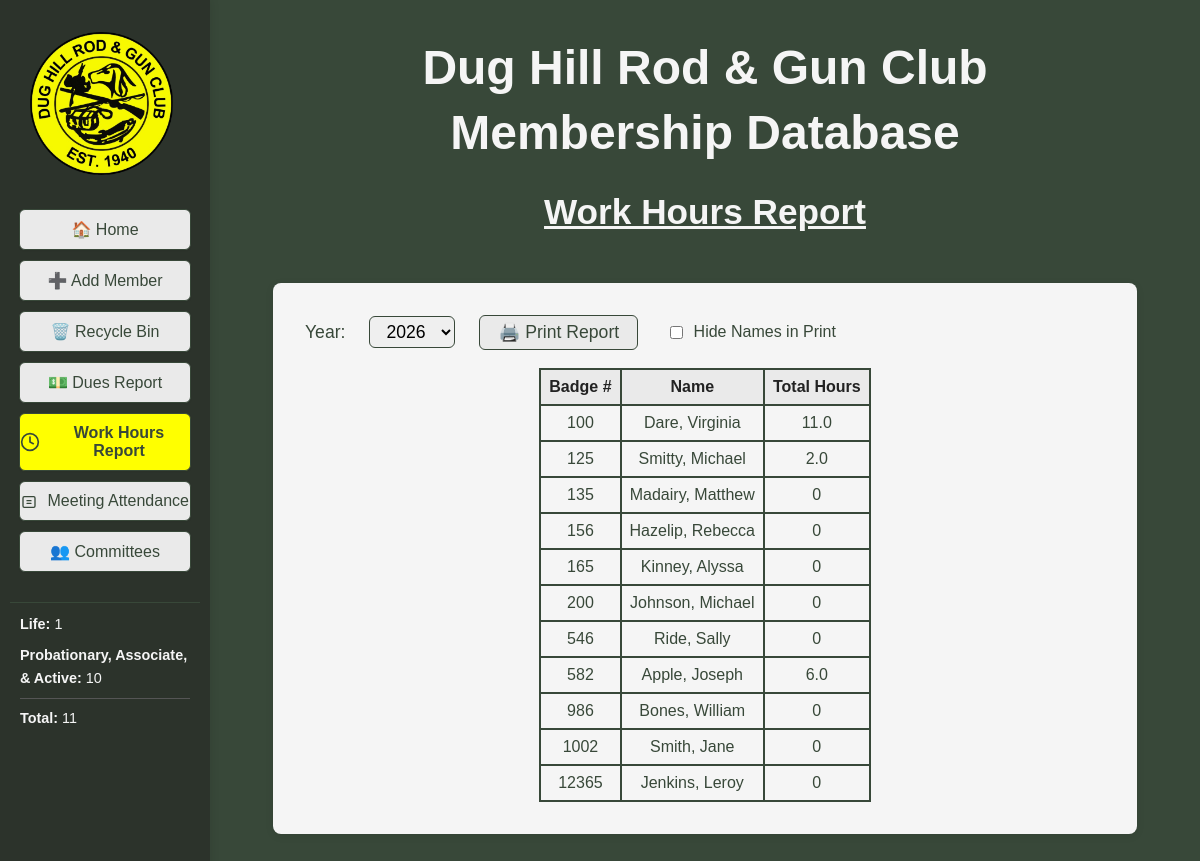
Page /work_hours_report on the earlier database version.
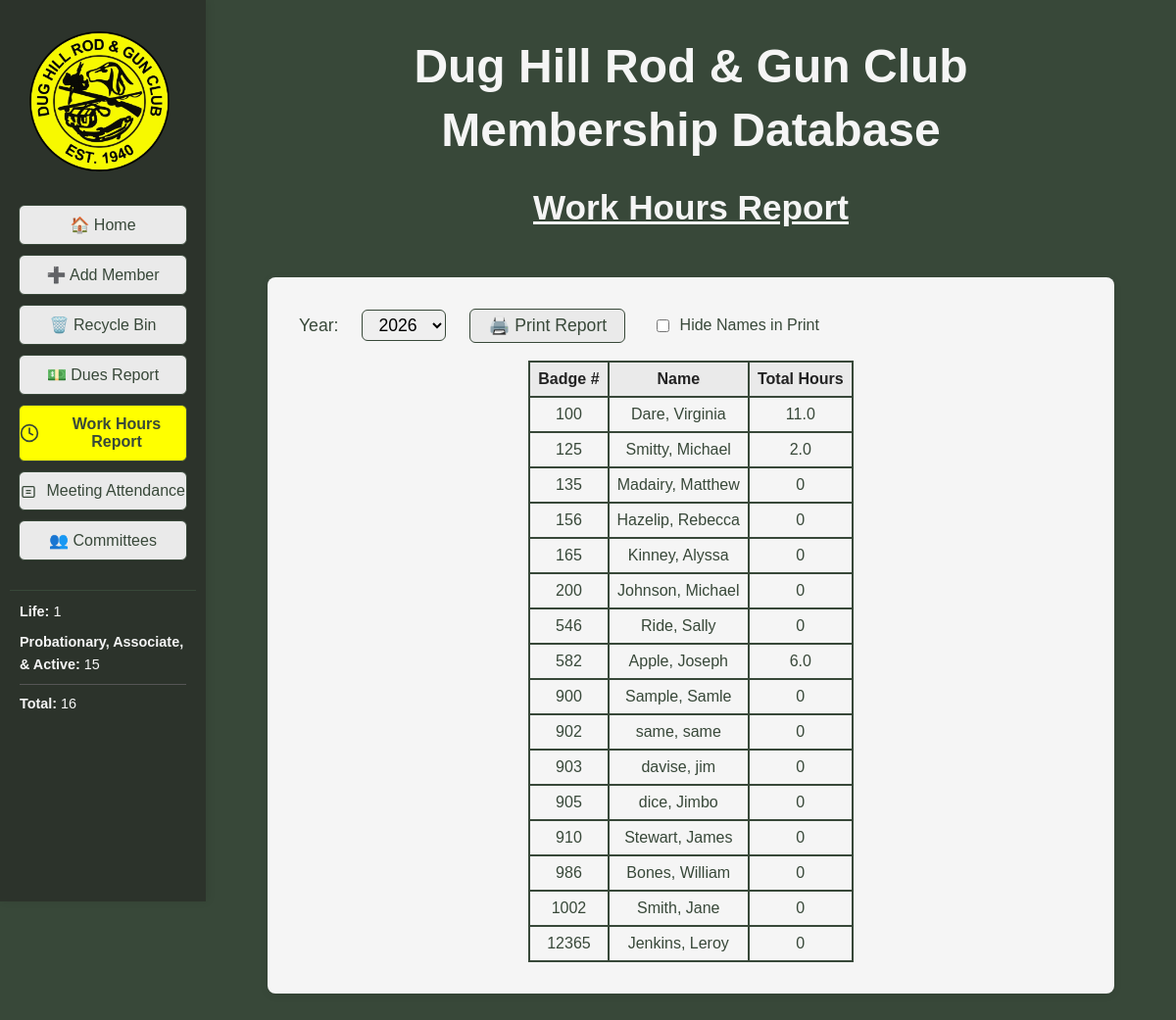
Same page on the later database version.
### tables this page shows
CREATE TABLE members (
                id INTEGER PRIMARY KEY AUTOINCREMENT,
                badge_number TEXT,
                membership_type TEXT,
                first_name TEXT,
                last_name TEXT,
                dob TEXT,
                email TEXT,
                phone TEXT,
                address TEXT,
                city TEXT,
                state TEXT,
                zip TEXT,
                join_date TEXT,
                email2 TEXT,
                sponsor TEXT,
                card_internal TEXT,
                card_external TEXT,
                deleted INTEGER DEFAULT 0
            , phone2 TEXT, waiver INTEGER DEFAULT 0, middle_name TEXT DEFAULT '', nickname TEXT DEFAULT '', suffix TEXT DEFAULT '', deleted_on TEXT);

### DH_DB_Webapp/app.py (the view)
@app.route('/work_hours_report')
def work_hours_report():
	year = request.args.get('year')
	if year:
		start_date = f"{year}-01-01"
		end_date = f"{year}-12-31"
	else:
		now = datetime.datetime.now()
		year = now.year
		start_date = f"{year}-01-01"
		end_date = f"{year}-12-31"
	work_hours = database.get_work_hours_report(start_date=start_date, end_date=end_date)
	years = database.get_dues_years()  # reuse dues years for dropdown
	now = datetime.datetime.now()
	member_stats = get_member_stats()
	return render_template('work_hours_report.html', work_hours=work_hours, years=years, selected_year=year, now=now, active_page='work_hours_report', member_stats=member_stats)

### DH_DB_Webapp/app.py (called while the page is built)
def get_member_stats():
	all_members = database.get_all_members()
	life_count = len([m for m in all_members if m['membership_type'] == 'Life'])
	voting_count = len([m for m in all_members if m['membership_type'] in ['Probationary', 'Associate', 'Active']])
	total_count = len(all_members)
	return {
		'life_members': life_count,
		'voting_members': voting_count,
		'total_members': total_count
	}

### DH_DB_Webapp/database.py (called while the page is built)
def get_work_hours_report(start_date=None, end_date=None):
    conn = get_connection()
    c = conn.cursor()
    query = """
        SELECT m.badge_number, m.first_name, m.last_name,
               IFNULL(SUM(w.hours), 0) as total_hours, m.id
        FROM members m
        LEFT JOIN work_hours w ON m.id = w.member_id
        WHERE m.deleted = 0
    """
    params = []
    if start_date:
        query += " AND (w.date >= ? OR w.date IS NULL)"
        params.append(start_date)
    if end_date:
        query += " AND (w.date <= ? OR w.date IS NULL)"
        params.append(end_date)
    query += " GROUP BY m.id ORDER BY CAST(m.badge_number AS INTEGER), m.last_name, m.first_name"
    c.execute(query, params)
    rows = c.fetchall()
    conn.close()
    return rows

def get_dues_years():
    conn = get_connection()
    c = conn.cursor()
    c.execute("SELECT DISTINCT strftime('%Y', payment_date) as year FROM dues ORDER BY year DESC")
    years = [row['year'] for row in c.fetchall() if row['year']]
    conn.close()
    if '2026' not in years:
        years.insert(0, '2026')
    return years

def get_connection():
	conn = sqlite3.connect(DB_NAME)
	conn.row_factory = sqlite3.Row
	return conn

def get_all_members():
	conn = get_connection()
	c = conn.cursor()
	c.execute("SELECT * FROM members WHERE deleted=0 ORDER BY CAST(badge_number AS INTEGER), last_name, first_name")
	rows = c.fetchall()
	conn.close()
	return rows

### DH_DB_Webapp/templates/work_hours_report.html (shortened to what this page needs)
<!DOCTYPE html>
<html>
<head>
</head>
<body style="background-color:#384839; font-family:Arial, Helvetica, sans-serif;">
    <div style="display:flex; flex-direction:column; align-items:center;">
    <div class="side-menu" style="position:fixed; top:0; left:0; height:100vh; width:210px; background-color:#2c332b; display:flex; flex-direction:column; align-items:center; padding-top:120px; z-index:100; box-shadow:2px 0 8px rgba(0,0,0,0.08);">
            <img src="{{ url_for('static', filename='Main_Logo-removebg-preview.png') }}" alt="Main Logo" style="height:143px; margin-top:-88px; margin-left:-8px; margin-bottom:34px;">
            <a href="{{ url_for('index') }}" class="{{ 'active-menu' if active_page == 'home' else '' }}" style="width:170px; display:inline-block; padding:10px 0; margin-bottom:10px; border-radius:6px; border:1px solid #384839; background-color:#eaeaea; color:#384839; text-decoration:none; font-weight:{{ 'bold' if active_page == 'home' else 'normal' }}; font-size:1em; font-family:Arial, Helvetica, sans-serif; box-shadow:0 1px 2px rgba(0,0,0,0.04); text-align:center;">🏠 Home</a>
            <a href="javascript:void(0);" onclick="openModal('addMemberModal')" style="width:170px; display:inline-block; padding:10px 0; margin-bottom:10px; border-radius:6px; border:1px solid #384839; background-color:#eaeaea; color:#384839; text-decoration:none; font-weight:normal; font-size:1em; font-family:Arial, Helvetica, sans-serif; box-shadow:0 1px 2px rgba(0,0,0,0.04); text-align:center;">➕ Add Member</a>
            <a href="{{ url_for('recycle_bin') }}" class="{{ 'active-menu' if active_page == 'recycle_bin' else '' }}" style="width:170px; display:inline-block; padding:10px 0; margin-bottom:10px; border-radius:6px; border:1px solid #384839; background-color:#eaeaea; color:#384839; text-decoration:none; font-weight:{{ 'bold' if active_page == 'recycle_bin' else 'normal' }}; font-size:1em; font-family:Arial, Helvetica, sans-serif; box-shadow:0 1px 2px rgba(0,0,0,0.04); text-align:center;">🗑️ Recycle Bin</a>
            <a href="{{ url_for('dues_report') }}" class="{{ 'active-menu' if active_page == 'dues_report' else '' }}" style="width:170px; display:inline-block; padding:10px 0; margin-bottom:10px; border-radius:6px; border:1px solid #384839; background-color:#eaeaea; color:#384839; text-decoration:none; font-weight:{{ 'bold' if active_page == 'dues_report' else 'normal' }}; font-size:1em; font-family:Arial, Helvetica, sans-serif; box-shadow:0 1px 2px rgba(0,0,0,0.04); text-align:center;">💵 Dues Report</a>
            <a href="{{ url_for('work_hours_report') }}" class="{{ 'active-menu' if active_page == 'work_hours_report' else '' }}" style="width:170px; display:flex; align-items:center; gap:8px; padding:10px 0; margin-bottom:10px; border-radius:6px; border:1px solid #384839; background-color:#eaeaea; color:#384839; text-decoration:none; font-weight:{{ 'bold' if active_page == 'work_hours_report' else 'normal' }}; font-size:1em; font-family:Arial, Helvetica, sans-serif; box-shadow:0 1px 2px rgba(0,0,0,0.04); text-align:center;"><img src="{{ url_for('static', filename='icon_work_hours.svg') }}" alt="Work Hours" style="height:20px; vertical-align:middle;"> Work Hours Report</a>
            <a href="{{ url_for('meeting_attendance_report') }}" class="{{ 'active-menu' if active_page == 'meeting_attendance_report' else '' }}" style="width:170px; display:inline-block; padding:10px 0; margin-bottom:10px; border-radius:6px; border:1px solid #384839; background-color:#eaeaea; color:#384839; text-decoration:none; font-weight:{{ 'bold' if active_page == 'meeting_attendance_report' else 'normal' }}; font-size:1em; font-family:Arial, Helvetica, sans-serif; box-shadow:0 1px 2px rgba(0,0,0,0.04); text-align:center;">
                <img src="{{ url_for('static', filename='icon_attendance.svg') }}" alt="Attendance" style="height:1em; vertical-align:middle; margin-right:6px;"> Meeting Attendance
            </a>
            <a href="{{ url_for('committees') }}" class="{{ 'active-menu' if active_page == 'committees' else '' }}" style="width:170px; display:inline-block; padding:10px 0; margin-bottom:10px; border-radius:6px; border:1px solid #384839; background-color:#eaeaea; color:#384839; text-decoration:none; font-weight:{{ 'bold' if active_page == 'committees' else 'normal' }}; font-size:1em; font-family:Arial, Helvetica, sans-serif; box-shadow:0 1px 2px rgba(0,0,0,0.04); text-align:center;">👥 Committees</a>
            <div style="width:170px; margin-top:20px; padding:10px; border-top:1px solid #384839;">
                <div style="color:#f5f5f5; font-size:0.9em; line-height:1.6; text-align:left;">
                    <div style="margin-bottom:8px;"><strong>Life:</strong> {{ member_stats.life_members }}</div>
                    <div style="margin-bottom:8px;"><strong>Probationary, Associate, & Active:</strong> {{ member_stats.voting_members }}</div>
                    <div style="border-top:1px solid #555; padding-top:8px;"><strong>Total:</strong> {{ member_stats.total_members }}</div>
                </div>
            </div>
        </div>
            </div>
        <div class="main-content" style="flex:1; margin-left:210px; display:flex; flex-direction:column; align-items:center;">
            <div style="display:flex; flex-direction:row; justify-content:center; margin-bottom:20px; width:100%;">
                <div style="text-align:center; width:100%;">
                    <h1 style="margin-bottom:0.2em; color:#f5f5f5; font-size:3em;">Dug Hill Rod & Gun Club</h1>
                    <h1 style="margin-top:0.2em; color:#f5f5f5; font-size:3em;">Membership Database</h1>
                    <h2 style="font-size:2.2em; margin-bottom:0.2em; margin-top:0; text-align:center; color:#f5f5f5; font-family:Arial, Helvetica, sans-serif; font-weight:bold; text-decoration:underline;">Work Hours Report</h2>
                </div>
            </div>
            <div style="background-color:#f5f5f5; border-radius:8px; padding:32px; min-width:400px; min-height:200px; box-shadow:0 2px 8px rgba(0,0,0,0.08); margin-bottom:40px; margin-top:24px; width:100%; max-width:800px;">
                <form method="get" action="{{ url_for('work_hours_report') }}" style="margin-bottom:18px; display:inline-flex; align-items:center; gap:16px;">
                    <label for="year" style="font-size:1.1em; color:#384839; margin-right:8px;">Year:</label>
                    <select name="year" id="year" onchange="this.form.submit()" style="font-size:1.1em; padding:4px 12px; border-radius:6px; border:1px solid #384839;">
                        {% for y in years %}
                        {% if y != 'All' and y != 'all' %}
                        <option value="{{ y }}" {% if selected_year == y %}selected{% endif %}>{{ y }}</option>
                        {% endif %}
                        {% endfor %}
                    </select>
                    <button type="button" class="print-btn" onclick="printReport()" style="padding:6px 18px; font-size:1.1em; border-radius:6px; border:1px solid #384839; background-color:#eaeaea; color:#384839; cursor:pointer; margin-left:8px;">🖨️ Print Report</button>
                    <label class="hide-names-label" style="font-size:1em; color:#384839; margin-left:12px;">
                        <input type="checkbox" id="hideNamesPrint" style="margin-right:6px; vertical-align:middle;" onclick="toggleHideNames()"> Hide Names in Print
                    </label>
                </form>
                <div style="display: flex; justify-content: center; align-items: center; width: 100%;">
                    <table id="workHoursTable" class="print-table" style="width:auto; max-width:700px; border-collapse:collapse; margin-left:auto; margin-right:auto;">
                        <thead>
                        <tr style="background:#eaeaea; color:#222;">
                            <th id="th0" style="padding:8px; border:2px solid #384839; cursor:pointer; text-align:center;" onclick="sortTable(0)">Badge # </th>
                            <th id="th1" class="name-col" style="padding:8px; border:2px solid #384839; cursor:pointer;" onclick="sortTable(1)">Name </th>
                            <th id="th2" style="padding:8px; border:2px solid #384839; cursor:pointer; text-align:center;" onclick="sortTable(2)">Total Hours </th>
                        </tr>
                        </thead>
                        <tbody id="workHoursBody">
                        {% for wh in work_hours %}
                        <tr data-member-id="{{ wh[4] }}" style="cursor:pointer;" onclick="window.location='{{ url_for('member_details', member_id=wh[4]) }}?tab=work_hours'">
                            <td style="padding:8px; border:2px solid #384839; text-align:center; color:#384839;">{{ wh[0] }}</td>
                            <td class="name-col" style="padding:8px; border:2px solid #384839; color:#384839;">{{ wh[2] }}, {{ wh[1] }}</td>
                            <td style="padding:8px; border:2px solid #384839; text-align:center; color:#384839;">{{ wh[3] }}</td>
                        </tr>
                        {% endfor %}
                        </tbody>
                    </table>
                </div>
            </div>
        </div>
</body>
</html>

### DH_DB_Webapp/templates/work_hours_report.html (style rules this page uses)
.active-menu { background-color: rgb(255,255,0) !important; }
body { background-color: #384839; font-family: Arial, Helvetica, sans-serif; }
.main-content { margin-left:210px; display:flex; flex-direction:column; align-items:center; }
table { width:100%; max-width:700px; margin-left:auto; margin-right:auto; border-collapse:collapse; background:#f5f5f5; }
#workHoursTable { width:auto !important; max-width:900px !important; }
th, td { border:2px solid #384839; padding:8px; text-align:center; }
th { background:#eaeaea; color:#222; cursor:pointer; }
.print-btn { margin-left:8px; padding:6px 18px; font-size:1.1em; border-radius:6px; border:1px solid #384839; background-color:#eaeaea; color:#384839; cursor:pointer; }
.hide-names-label { font-size:1em; color:#384839; margin-left:12px; }

Differences in the rows shown:
added members: badge_number "900", last_name "Sample", first_name "Samle", wh "0"
added members: badge_number "902", last_name "same", first_name "same", wh "0"
added members: badge_number "903", last_name "davise", first_name "jim", wh "0"
added members: badge_number "905", last_name "dice", first_name "Jimbo", wh "0"
added members: badge_number "910", last_name "Stewart", first_name "James", wh "0"
Other differences:
{{ member_stats.voting_members }}: "10" → "15"
{{ member_stats.total_members }}: "11" → "16"
